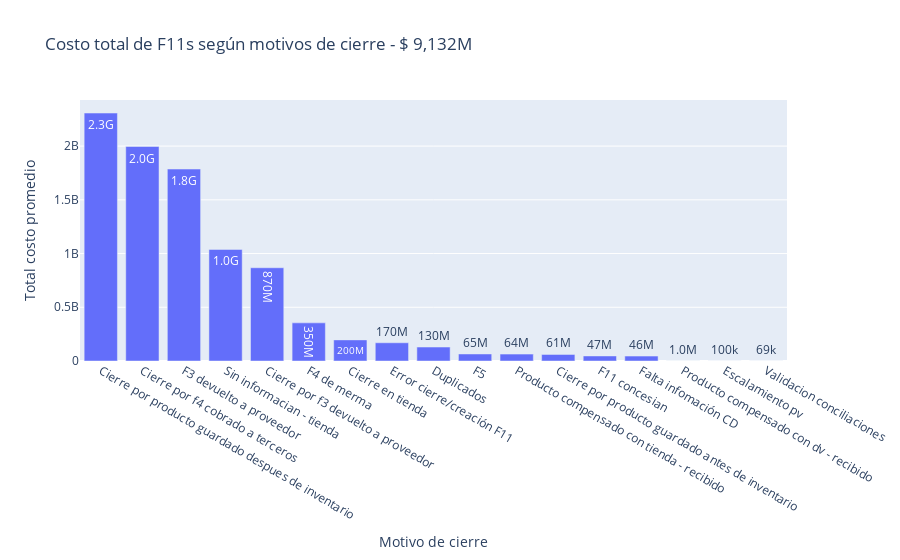

Notebook code for this chart:
### Code cell
fig_con_total = px.bar(con_total, x ='status_final', y='costo_total', title=f"Costo total de F11s según motivos de cierre - $ {total_f11s/1e6:,.0f}M", labels={ 'costo_total':'Total costo promedio', 'status_final':'Motivo de cierre', 'GRUPO':'Local'}, text='costo_total',text_auto='.2s' ) #category_orders=co ) 
#fig_con_total.update_layout(legend=dict(yanchor="top", y=0.9, xanchor="left", x=0.1))
# fig_con_total.write_image(f'images/{dt_string}_con_total.svg',width=1300, height=300, engine='orca') # 820 , 350 
fig_con_total.show()

### Figure 1 — Plotly figure (JSON) as saved in the notebook; plotly's stock layout.template omitted (floating-point values rounded to 4 significant figures)
{"data": [{"alignmentgroup": "True", "hovertemplate": "Motivo de cierre=%{x}<br>Total costo promedio=%{text}<extra></extra>", "legendgroup": "", "marker": {"color": "#636efa", "pattern": {"shape": ""}}, "name": "", "offsetgroup": "", "orientation": "v", "showlegend": false, "text": [2307626670, 1996228380, 1786000000.0, 1038000000.0, 867844752, 354800000.0, 196400000.0, 169684363, 129968409, 65330000.0, 64064041, 61290490, 47020645, 45655602, 1015510, 102067, 69486], "textposition": "auto", "texttemplate": "%{y:.2s}", "type": "bar", "x": ["Cierre por producto guardado despues de inventario", "Cierre por f4 cobrado a terceros", "F3 devuelto a proveedor", "Sin informacian - tienda", "Cierre por f3 devuelto a proveedor", "F4 de merma", "Cierre en tienda", "Error cierre/creación F11", "Duplicados", "F5", "Producto compensado con tienda - recibido", "Cierre por producto guardado antes de inventario", "F11 concesian", "Falta infomación CD", "Producto compensado con dv - recibido", "Escalamiento pv", "Validacion conciliaciones"], "xaxis": "x", "y": [2307626670, 1996228380, 1786000000.0, 1038000000.0, 867844752, 354800000.0, 196400000.0, 169684363, 129968409, 65330000.0, 64064041, 61290490, 47020645, 45655602, 1015510, 102067, 69486], "yaxis": "y"}], "layout": {"barmode": "relative", "legend": {"tracegroupgap": 0}, "title": {"text": "Costo total de F11s según motivos de cierre - $ 9,132M"}, "xaxis": {"anchor": "y", "domain": [0, 1], "title": {"text": "Motivo de cierre"}}, "yaxis": {"anchor": "x", "domain": [0, 1], "title": {"text": "Total costo promedio"}}}}
